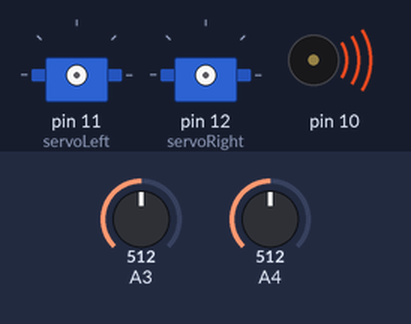
Bench run of a sketch on a simulated Arduino Uno, built with avr-gcc and run on an emulated ATmega328P. On the bench: 2 × servo, buzzer (waves = sounding). The inputs (shaded band) are chosen by the test bench; at power-on: A3 = 512, A4 = 512. What the sketch prints to the serial monitor is not drawn.

Above: at 0.1 s.
At 2.2 s:
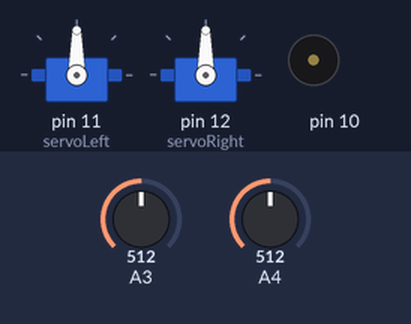
2.3 s: A3 set to 0
3.8 s: A4 set to 0
At 5.4 s:
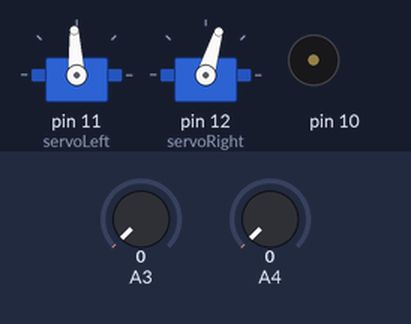
Timing chart, 0 to 6.9 s (numbered marks = the images above; inputs shaded):
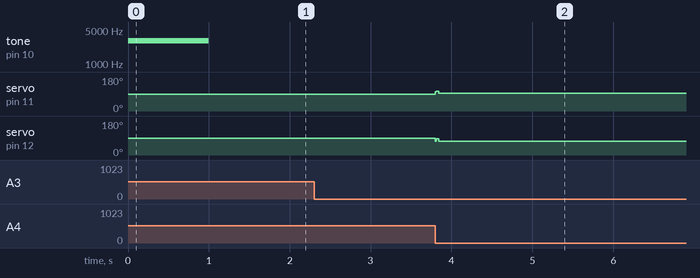

Measured:
- after the input at 3.8 s, servo on pin 11 (servoLeft): 90° → 93° at once; servo on pin 12 (servoRight): 90° → 73° at once

The sketch:

Lab5_Req4.ino
```cpp
/* Lab 5 Example 3
* Robotics with the BOE Shield - Phototransistor connection using RC circuit
* * Display the discharge time in microseconds
* in the serial monitor.
*/
#include <AVR/io.h>
#define ADC_PreScaler_128  0x7
#define ADC3 3
#define ADC4 4
#define FORWARD  0x0  // ramp up forward
#define BACKWARD 0x2  // ramp up backward
#define UP 0x0        // ramp up forward
#define DOWN 0x1      // ramp down forward


unsigned long rcTime(char ADCpin, int  threshold);
unsigned int voltsLevel(char ADCpin);
#include <Servo.h>      // Include servo library

void forward  (unsigned int time);    //full speed forward for a duration of time (ms)
void backward (unsigned int time);    // Full -speed Backward for a duration of time (ms)
void rampMove (unsigned char control, unsigned char speedStep);
void turnRight(unsigned int time);
void turnLeft(unsigned int time);
void disableServos();   // Halt servo signals

Servo servoLeft;        // Declare left and right servos
Servo servoRight;


void setup()
{
   tone(10, 3000, 1000);     // Play tone for 1 second
   delay(1000);              // Delay to finish the tone
   servoLeft.attach(11);     // Attach left signal to pin 11
   servoRight.attach(12);    // Attach right signal to pin 12
  Serial.begin(9600);
// Built-in initialization block
// Set data rate to 9600 bps
/*REFS = 01 Internal 5V reference; ADLAR = 0 right adjusted;
MUX3:0 = 0011 single-ended ADC3 (pin A3 in Ariduino board) */
//ADMUX = 0x40 | 0x03;
            /*ADCSRA: ADEN = 1 ADC enabled
            ADATE = 1 ADC Auto TRigger enable
            ADPS2:0 = 111 prescaler = 128 */
    ADCSRA |= ((1<<ADEN) | (1<<ADATE) | ADC_PreScaler_128);
    //ADCSRB: fADC auto Trigger Scoursce: free running mode
    ADCSRB = 0;
    //disable Digital input at ADC3
    //DIDR0 |= (1<<ADC3D);
}

void loop()
{

 char message[80];
 unsigned long tLeft;
 unsigned long tRight;
 char ndShade;            // Zeroed Normalized differential shade

tLeft = rcTime(ADC3, 5) ;    //wait till the read from ADC3
tRight = rcTime(ADC4, 5);   //wait till the read from ADC4
ndShade = (tRight*100) / (tLeft + tRight) - 50;
/*
sprintf(message, "\n   tLeft = %lu \n", tLeft);
Serial.write(message);
sprintf(message, "\n   tRight = %lu ", tRight);
Serial.write(message);
*/
sprintf(message, "\n   ndShade = %d ", ndShade);
Serial.write(message);

if (ndShade > 0)
{
  servoLeft.writeMicroseconds(1625 - (ndShade*5));
  servoRight.writeMicroseconds(1300);
}
else if (ndShade < 0)
{
  servoLeft.writeMicroseconds (1625);
  servoRight.writeMicroseconds(1300 - (ndShade*5));
}
else
{
  forward(300);
}

}


unsigned int voltsLevel(char ADCpin)
{
  unsigned int adcread;
  //disable Digital input at ADCpin
  DIDR0 |= (1<<ADCpin);
  ADCSRA |= (1<<ADSC);
  while ((ADCSRA&(1<<ADIF)) == 0);
  adcread = ADCL;
  adcread = (((int) ADCH) << 8) + adcread; //read high byte
  return adcread;
}

unsigned long rcTime(char ADCpin, int  threshold)
{
  char message[80];
  ADMUX = 0x40 | ADCpin;
  DDRC |= (1<<ADCpin);       //0x08; //set pin A3 (portC.3) as an output
  PORTC |= (1<<ADCpin);     //0x08; //output HIGH at pin A3
  delay(1); //hold 5V for 1 ms to allow charging the capacitor
  DDRC &= ~(1<<ADCpin);     // 0x08 set pin A3 as an input
  PORTC &= ~(1<<ADCpin);    //0x08 disconnect the pullup-resistor to allow discharge
  unsigned long time = micros();
  while (voltsLevel(ADCpin>threshold)); //wait till the read from ADC3
  time = micros() - time;
  return time;

//  sprintf(message, "\n rctime = %lu", time);
//  Serial.write(message);
//    sprintf(message, "\n threshold = %lu", threshold);
//Serial.write(message);
}

void forward (unsigned int time)   // Full-speed Forward function

{
  servoLeft.writeMicroseconds(1625);
  servoRight.writeMicroseconds(1300);
  delay(time);    // Maneuver for time ms
  }


void turnRight(unsigned int time)   // Right turn function
{
servoLeft.writeMicroseconds(1700);
servoRight.writeMicroseconds(1700);
delay(time);     // Maneuver for time ms
}

void turnLeft(unsigned int time)  // Left turn function
{
servoLeft.writeMicroseconds(1300);
servoRight.writeMicroseconds(1300);
delay(time);  // Maneuver for time ms
}
```
